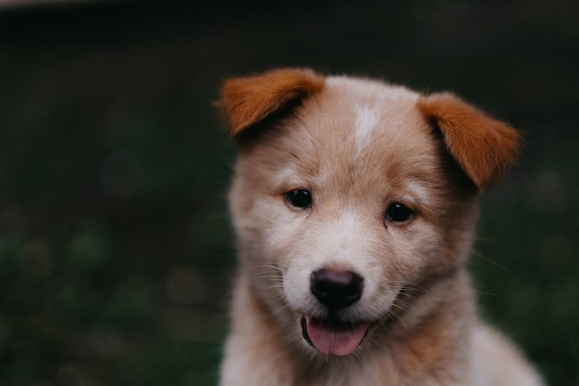
#> input picture 5. Object Detection with OpenCV and Python/00-puppy.jpg, 579 x 386 px, shrunk from 1950 x 1300 before the run, given in place of sammy.jpg, which was not available
$ jupyter execute Untitled.ipynb
#> lines starting #> are read from the running program, lines starting #| are printed output that depends on the picture; pictures that were not available may be replaced by others from this repository, and a replacement may not be noted
[cell 1]
import cv2
import numpy as np
import matplotlib.pyplot as plt

[cell 2]
full = cv2.imread('sammy.jpg')
#> full is the input picture: shape (386, 579, 3); mean B, G, R 43.8, 51.8, 57.3
full = cv2.cvtColor(full,cv2.COLOR_BGR2RGB)

[cell 3]
plt.imshow(full)

[cell 4]
full.shape
#> Out = (386, 579, 3)

[cell 5]
face = cv2.imread('sammy_face.jpg')
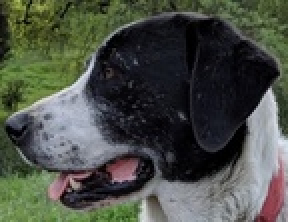
#> input picture 5. Object Detection with OpenCV and Python/sammy_face.jpg, 144 x 111 px, shrunk from 486 x 375 before the run (shown 2 times larger)
#> face is the input picture: shape (111, 144, 3); mean B, G, R 70, 78.7, 74.3
face = cv2.cvtColor(face,cv2.COLOR_BGR2RGB)

[cell 6]
plt.imshow(face)

[cell 7]
eval

[cell 8]
# all 6 methods will be used to comapre template matching results

methods = ['cv2.TM_CCOEFF','cv2.TM_CCOEFF_NORMED','cv2.TM_CCORR','cv2.TM_CCORR_NORMED','cv2.TM_SQDIFF','cv2.TM_SQDIFF_NORMED']

[cell 9]
for m in methods:
    # Create a copy
    full_copy = full.copy()

    method = eval(m)

    # Template matching
    res = cv2.matchTemplate(full_copy,face,method)

    min_value,max_value,min_loc,max_loc = cv2.minMaxLoc(res)

    if method in [cv2.TM_SQDIFF,cv2.TM_SQDIFF_NORMED]:
        top_left = min_loc
    else:
        top_left = max_loc

    height, width, channels = face.shape

    bottom_right = (top_left[0]+width, top_left[1]+height)

    cv2.rectangle(full_copy,top_left,bottom_right,(255,0,0),10)

    # Plot and show the images

    plt.subplot(121)
    plt.imshow(res)
    plt.title('HEATMAP OF TEMPLATE MATCHING')

    plt.subplot(122)
    plt.imshow(full_copy)
    plt.title('DETECTION OF TEMPLATE')
    # Title with the method used
    plt.suptitle(m)
    plt.show()


    print('\n', '\n')
#> this loop made 6 passes
#> (min_value, max_value, min_loc, top_left, bottom_right) on passes 1 to 4: (-78109840, 51241792, (195, 210), (225, 21), (369, 132)), (-0.511, 0.621, (194, 210), (53, 189), (197, 300)), (68809168, 490834240, (51, 0), (239, 154), (383, 265)), (0.509, 0.86, (191, 216), (53, 190), (197, 301))
#> (min_value, max_value, max_loc, top_left, bottom_right) on passes 5 to 6: (172748624, 506607744, (232, 195), (422, 243), (566, 354)), (0.458, 1, (0, 0), (343, 275), (487, 386))
#> pass 1, `res = cv2.matchTemplate(full_copy,face,method)`:
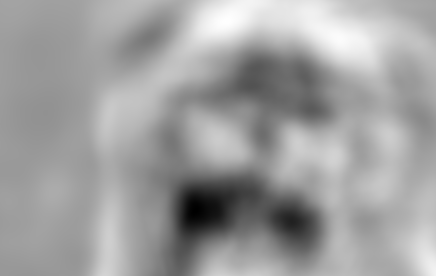
#> res: shape (276, 436) float32; min -78109840, max 51241792, mean 2745786.2; drawn with min black and max white
#> pass 1, `plt.show()`:
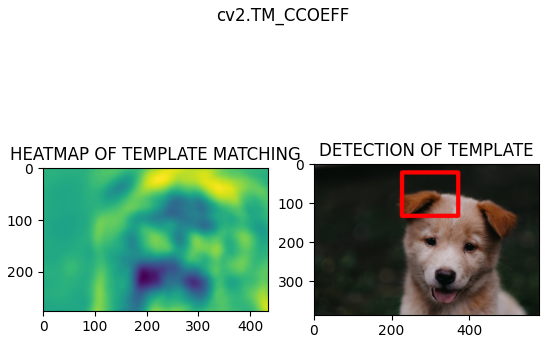
#> figure drawn by matplotlib, 2 panels
#> pass 2, `res = cv2.matchTemplate(full_copy,face,method)`:
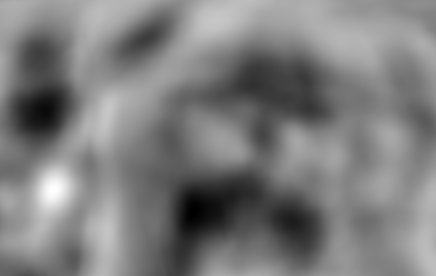
#> res: shape (276, 436) float32; min -0.511, max 0.621, mean 0.0461; drawn with min black and max white
#> pass 2, `plt.show()`:
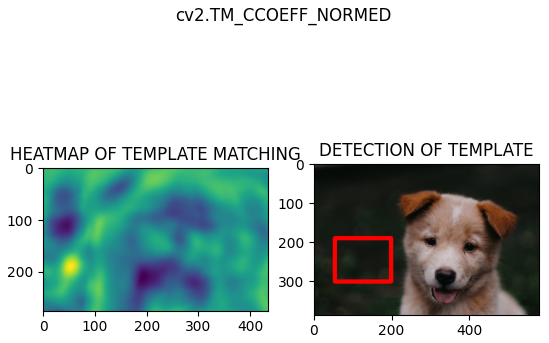
#> figure drawn by matplotlib, 2 panels
#> pass 3, `res = cv2.matchTemplate(full_copy,face,method)`:
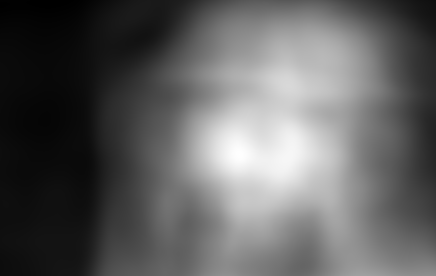
#> res: shape (276, 436) float32; min 68809168, max 490834240, mean 228415376; drawn with min black and max white
#> after the loop:
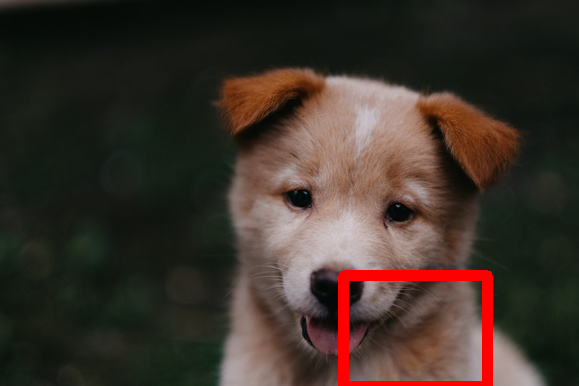
#> full_copy: shape (386, 579, 3); mean R, G, B 60.7, 50.2, 42.2
#> after the loop:
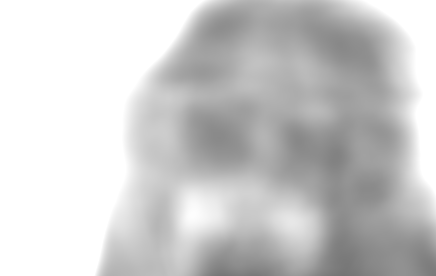
#> res: shape (276, 436) float32; min 0.458, max 1, mean 0.801

[cell 10]
my_method = eval('cv2.TM_CCOEFF')
res = cv2.matchTemplate(full,face,my_method)

[cell 11]
plt.imshow(res)

[cell 12]
res.max()
#> Out = 51241792

[cell 13]
res.min()
#> Out = -78109840
